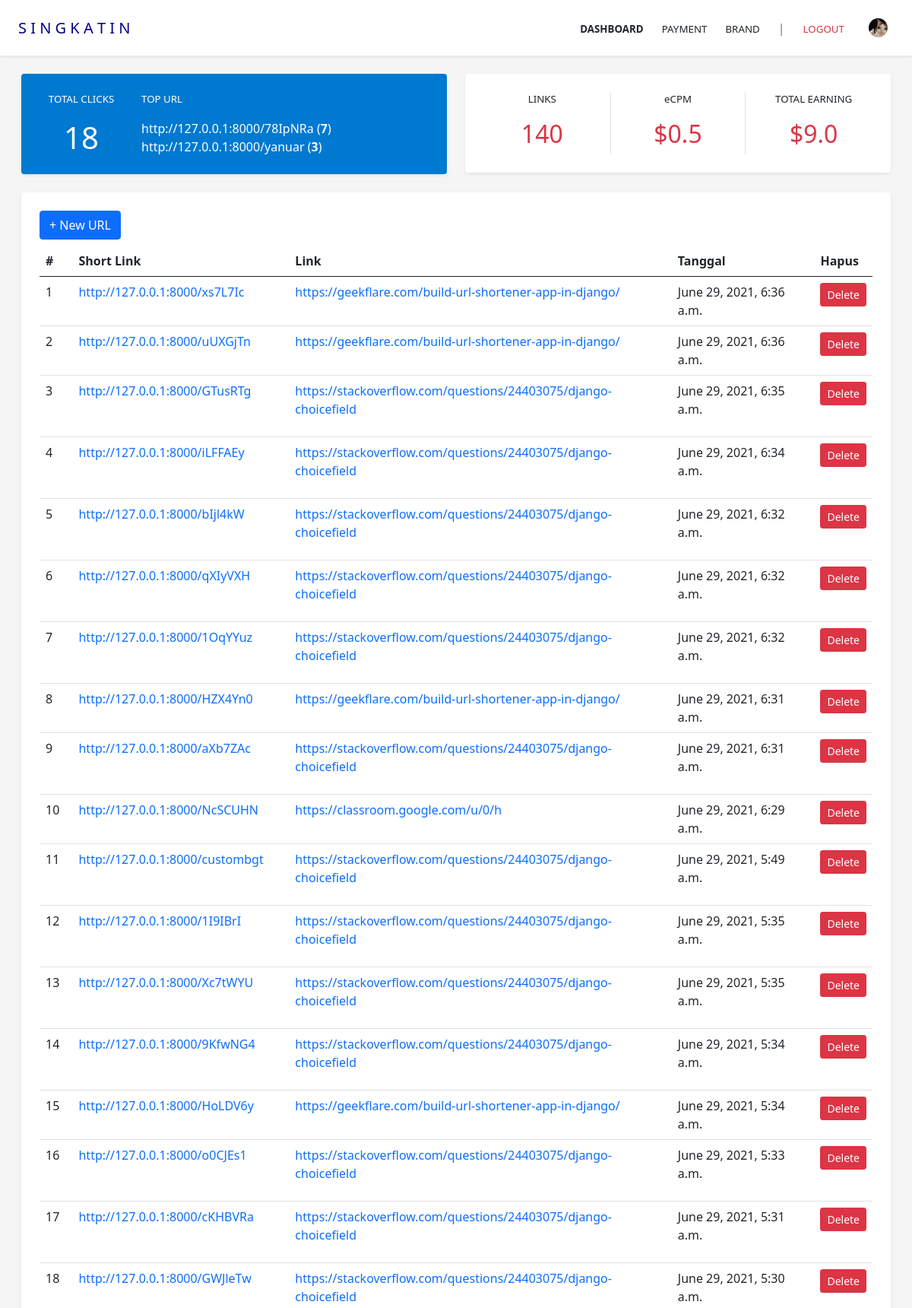
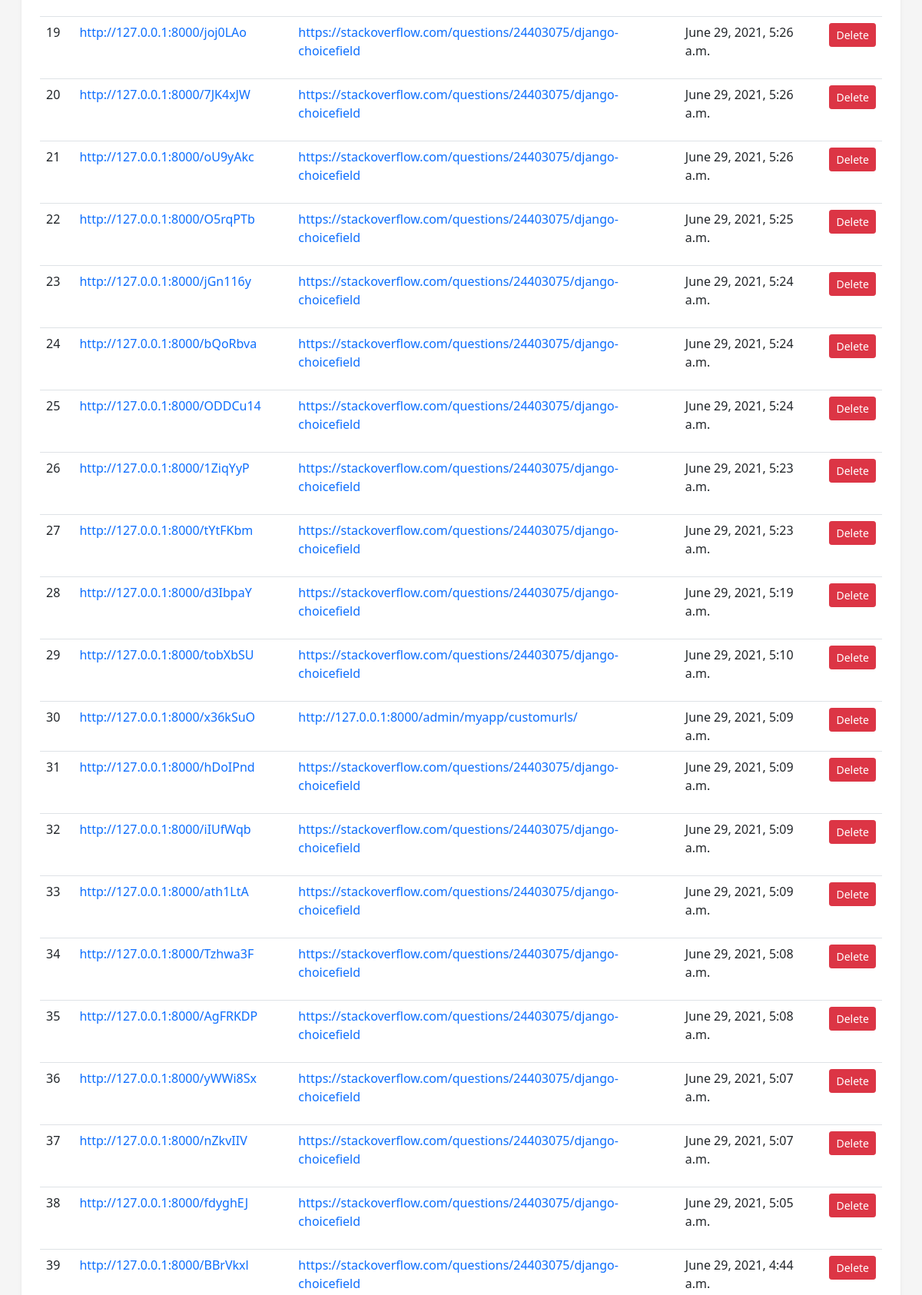
/profile/ (signed in, upper part), run on the app's committed database (2 pictures, top to bottom).
### myapp/models.py (models this page shows, shortened)
class Profile(models.Model):
    user        = models.OneToOneField(User, on_delete=models.CASCADE, related_name='profile')
    image       = models.ImageField(default='images/default.jpg/', upload_to='images/upload/')
    deskripsi   = models.TextField(null=True, blank=True, help_text='Deskripsi singkat Profile anda**')
    slug        = models.CharField(max_length=100, blank=True, null=True)
    buat        = models.DateTimeField(auto_now_add=True, blank=True, null=True)
    class Meta:
        verbose_name_plural = 'Data-User'

class CustomURLs(models.Model):
    user        = models.ForeignKey(User, on_delete=models.CASCADE, null=True, blank=True, related_name='custom')
    buat        = models.DateTimeField(auto_now_add=True)
    foll        = models.PositiveIntegerField(default=0)
    long_url    = models.URLField(blank=True, null=True)
    short_url   = models.CharField(max_length=100, unique=True, blank=True, null=True)
    url         = models.CharField(max_length=100, unique=True, blank=True)
    slug        = models.CharField(max_length=100, blank=True, null=True)
    class Meta :
        verbose_name_plural = 'Data-Custom URL'

### myapp/views.py (the view)
# urls.py: path('profile/', profile, name='profile-page'),
@login_required
def profile(request):
    csform  = CustomForm()
    posts   = CustomURLs.objects.filter(user=request.user)
    count   = posts.count()
    top     = posts.order_by('-foll')[:2]
    cus     = sum(posts.values_list('foll', flat=True))
    total   = cus*0.5
    custom  = posts.order_by('-id')
    context = {
        'posts': posts,
        'count': count,
        'form': csform,
        'cus': cus,
        'total': total,
        'custom': custom,
        'top': top
    }
    return render(request, 'profile/profile.html', context)

### templates/profile/profile.html (shortened to what this page needs)
{% extends '../base.html' %}
{% load static %}
{% load crispy_forms_tags %}
{% block url %}
<li class="nav-item m-auto"><a href="{% url 'profile-page' %}" class="sml text-decoration-none fw-bold text-dark">DASHBOARD</a></li>
<li class="nav-item m-auto"><a href="{% url 'payment-page' %}" class="sml text-decoration-none text-dark">PAYMENT</a></li>
<li class="nav-item m-auto"><a href="{% url 'brand-page' %}" class="sml text-decoration-none text-dark">BRAND</a></li>
<li class="nav-item m-auto text-muted fw-light">|</li>
<li class="nav-item m-auto"><a href="{% url 'logout-page' %}" class="sml text-decoration-none text-danger">LOGOUT</a></li>
<li class="nav-item m-auto">
    <a class="nav-link active hvr" href="{% url 'edit_profile-page' %}" type="button">
        <img src="{{ user.profile.image.url }}" class="profile-small" alt="" >
    </a>
</li>
{% endblock %}
{% block content %}
<div class="container-fluid">
    <div class="row">
        <div class="col-lg-12">
            <div class="row py-4 mx-1">
                <div class="col-lg-6" id="dashboard">
                    <div class="rounded shadow-sm p-4" style="background-color: #0079D0;">
                        <div class="row">
                            <div class="col-lg-3">
                                <p class="sml text-white text-center">
                                    TOTAL CLICKS
                                </p>
                                <h1 class="fw-normal text-center m-0">
                                    <span class="text-white" id="append">
                                        {{ cus }}
                                    </span>
                                </h1>
                            </div>
                            <div class="col-lg-9 ">
                                <p class="sml text-white text-left">
                                    TOP URL
                                </p>
                                {% for i in top %}
                                <p class="fw-normal text-left m-0 text-white">
                                    {{i.url}} (<b>{{ i.foll }}</b>)
                                </p>
                                {% endfor %}
                            </div>
                        </div>
                    </div>
                </div>
                <div class="col-lg-6">
                    <div class="bg-white rounded shadow-sm p-4">
                        <div class="row">
                            <div class="col-lg-4 text-center">
                                <p class="sml">
                                    LINKS
                                </p>
                                <h2 class="fw-light">
                                    <span class="dark-blue text-danger">
                                        {{ count }}
                                    </span>
                                </h2>
                            </div>
                            <div class="col-lg-4 text-center border-start border-end">
                                <p class="sml">
                                    eCPM
                                </p>
                                <h2 class="fw-light">
                                    <span class="dark-blue text-danger">
                                        $0.5
                                    </span>
                                </h2>
                            </div>
                            <div class="col-lg-4 text-center">
                                <p class="sml">
                                    TOTAL EARNING
                                </p>
                                <h2 class="fw-light">
                                    <span class="dark-blue text-danger">
                                        ${{ total }}
                                    </span>
                                </h2>
                            </div>
                        </div>
                    </div>
                </div>
                <div class="col-lg-12 my-4">
                    <div class="bg-white rounded shadow-sm p-4">
                        <button type="button" class="btn btn-primary js-create-url mb-2" data-bs-toggle="modal" data-bs-target="#modal-url"  >
                            + New URL
                        </button>
                        <table class="table " id="url-table">
                            <thead>
                            <tr>
                                <th>#</th>
                                <th>Short Link</th>
                                <th>Link</th>
                                <th>Tanggal</th>
                                <th>Hapus</th>
                            </tr>
                            </thead>
                            <tbody>
                            {% for c in custom %}
                            <tr id="target">
                                <td>{{ forloop.counter }}</td>
                                <td><a href="{{ c.url }}" class="text-decoration-none" data-bs-toggle="tooltip" title="{{ c.long_url }}"><p>{{ c.url}}</p></a></td>
                                <td><a href="{{ c.long_url }}" class="text-decoration-none" data-bs-toggle="tooltip" title="{{ c.long_url }}"><p>{{ c.long_url}}</p></a></td>
                                <td>{{ c.buat }}</td>
                                <td><button type="button" class="btn btn-danger btn-sm js-delete-url text-white" data-bs-toggle="modal" data-bs-target="#delete-url-{{ c.id }}">Delete</button></td>
                            </tr>
                            {% empty %}
                            <tr>
                                <td colspan="7" class="text-center bg-warning">No url</td>
                            </tr>
                            {% endfor %}
                            </tbody>
                        </table>
                    </div>
                </div>
            </div>
        </div>
    </div>
</div>
{% endblock %}

### templates/base.html (shortened to what this page needs)
{% load static %}
{% load crispy_forms_tags %}
<!DOCTYPE html>
<html lang="en">
<head>
    <link href="https://cdn.jsdelivr.net/npm/bootstrap@5.0.0-beta2/dist/css/bootstrap.min.css" rel="stylesheet">
</head>
<body>
<nav class="navbar navbar-expand-lg navbar-white bg-white shadow-sm">
    <div class="container-fluid py-2 px-4 ">
        <a class="navbar-brand" href="{% url 'home-page' %}" style="color: darkblue;">S I N G K A T I N</a>
        <ul class="navbar-nav mb-2 mb-lg-0 gap-4">
            {% block url%}
            {% endblock %}
        </ul>
    </div>
</nav>
{%block content %}
{% endblock %}
</body>
</html>

### templates/base.html (style rules this page uses)
body { background-color: whitesmoke; }
.profile-small { border-radius: 50%; width: 25px; height: 25px; object-fit: cover; opacity: 1; display: block; transition: .5s ease; backface-visibility: hidden; }
.sml { font-size: smaller; }

### data on the page
CustomURLs: url "http://127.0.0.1:8000/78IpNRa", foll "7"
CustomURLs: url "http://127.0.0.1:8000/yanuar", foll "3"
CustomURLs: url "http://127.0.0.1:8000/xs7L7Ic", long_url "https://geekflare.com/build-url-shortener-app-in-django/", buat "June 29, 2021, 6:36 a.m."
CustomURLs: url "http://127.0.0.1:8000/uUXGjTn", long_url "https://geekflare.com/build-url-shortener-app-in-django/", buat "June 29, 2021, 6:36 a.m."
CustomURLs: url "http://127.0.0.1:8000/GTusRTg", long_url "https://stackoverflow.com/questions/24403075/django-choicefield", buat "June 29, 2021, 6:35 a.m."
CustomURLs: url "http://127.0.0.1:8000/iLFFAEy", long_url "https://stackoverflow.com/questions/24403075/django-choicefield", buat "June 29, 2021, 6:34 a.m."
CustomURLs: url "http://127.0.0.1:8000/bIjl4kW", long_url "https://stackoverflow.com/questions/24403075/django-choicefield", buat "June 29, 2021, 6:32 a.m."
CustomURLs: url "http://127.0.0.1:8000/qXIyVXH", long_url "https://stackoverflow.com/questions/24403075/django-choicefield", buat "June 29, 2021, 6:32 a.m."
CustomURLs: url "http://127.0.0.1:8000/1OqYYuz", long_url "https://stackoverflow.com/questions/24403075/django-choicefield", buat "June 29, 2021, 6:32 a.m."
CustomURLs: url "http://127.0.0.1:8000/HZX4Yn0", long_url "https://geekflare.com/build-url-shortener-app-in-django/", buat "June 29, 2021, 6:31 a.m."
CustomURLs: url "http://127.0.0.1:8000/aXb7ZAc", long_url "https://stackoverflow.com/questions/24403075/django-choicefield", buat "June 29, 2021, 6:31 a.m."
CustomURLs: url "http://127.0.0.1:8000/NcSCUHN", long_url "https://classroom.google.com/u/0/h", buat "June 29, 2021, 6:29 a.m."
CustomURLs: url "http://127.0.0.1:8000/custombgt", long_url "https://stackoverflow.com/questions/24403075/django-choicefield", buat "June 29, 2021, 5:49 a.m."
CustomURLs: url "http://127.0.0.1:8000/1I9IBrI", long_url "https://stackoverflow.com/questions/24403075/django-choicefield", buat "June 29, 2021, 5:35 a.m."
CustomURLs: url "http://127.0.0.1:8000/Xc7tWYU", long_url "https://stackoverflow.com/questions/24403075/django-choicefield", buat "June 29, 2021, 5:35 a.m."
CustomURLs: url "http://127.0.0.1:8000/9KfwNG4", long_url "https://stackoverflow.com/questions/24403075/django-choicefield", buat "June 29, 2021, 5:34 a.m."
CustomURLs: url "http://127.0.0.1:8000/HoLDV6y", long_url "https://geekflare.com/build-url-shortener-app-in-django/", buat "June 29, 2021, 5:34 a.m."
CustomURLs: url "http://127.0.0.1:8000/o0CJEs1", long_url "https://stackoverflow.com/questions/24403075/django-choicefield", buat "June 29, 2021, 5:33 a.m."
CustomURLs: url "http://127.0.0.1:8000/cKHBVRa", long_url "https://stackoverflow.com/questions/24403075/django-choicefield", buat "June 29, 2021, 5:31 a.m."
CustomURLs: url "http://127.0.0.1:8000/GWJleTw", long_url "https://stackoverflow.com/questions/24403075/django-choicefield", buat "June 29, 2021, 5:30 a.m."
CustomURLs: url "http://127.0.0.1:8000/joj0LAo", long_url "https://stackoverflow.com/questions/24403075/django-choicefield", buat "June 29, 2021, 5:26 a.m."
CustomURLs: url "http://127.0.0.1:8000/7JK4xJW", long_url "https://stackoverflow.com/questions/24403075/django-choicefield", buat "June 29, 2021, 5:26 a.m."
CustomURLs: url "http://127.0.0.1:8000/oU9yAkc", long_url "https://stackoverflow.com/questions/24403075/django-choicefield", buat "June 29, 2021, 5:26 a.m."
CustomURLs: url "http://127.0.0.1:8000/O5rqPTb", long_url "https://stackoverflow.com/questions/24403075/django-choicefield", buat "June 29, 2021, 5:25 a.m."
CustomURLs: url "http://127.0.0.1:8000/jGn116y", long_url "https://stackoverflow.com/questions/24403075/django-choicefield", buat "June 29, 2021, 5:24 a.m."
CustomURLs: url "http://127.0.0.1:8000/bQoRbva", long_url "https://stackoverflow.com/questions/24403075/django-choicefield", buat "June 29, 2021, 5:24 a.m."
CustomURLs: url "http://127.0.0.1:8000/ODDCu14", long_url "https://stackoverflow.com/questions/24403075/django-choicefield", buat "June 29, 2021, 5:24 a.m."
CustomURLs: url "http://127.0.0.1:8000/1ZiqYyP", long_url "https://stackoverflow.com/questions/24403075/django-choicefield", buat "June 29, 2021, 5:23 a.m."
CustomURLs: url "http://127.0.0.1:8000/tYtFKbm", long_url "https://stackoverflow.com/questions/24403075/django-choicefield", buat "June 29, 2021, 5:23 a.m."
CustomURLs: url "http://127.0.0.1:8000/d3IbpaY", long_url "https://stackoverflow.com/questions/24403075/django-choicefield", buat "June 29, 2021, 5:19 a.m."
CustomURLs: url "http://127.0.0.1:8000/tobXbSU", long_url "https://stackoverflow.com/questions/24403075/django-choicefield", buat "June 29, 2021, 5:10 a.m."
CustomURLs: url "http://127.0.0.1:8000/x36kSuO", long_url "http://127.0.0.1:8000/admin/myapp/customurls/", buat "June 29, 2021, 5:09 a.m."
CustomURLs: url "http://127.0.0.1:8000/hDoIPnd", long_url "https://stackoverflow.com/questions/24403075/django-choicefield", buat "June 29, 2021, 5:09 a.m."
CustomURLs: url "http://127.0.0.1:8000/iIUfWqb", long_url "https://stackoverflow.com/questions/24403075/django-choicefield", buat "June 29, 2021, 5:09 a.m."
CustomURLs: url "http://127.0.0.1:8000/ath1LtA", long_url "https://stackoverflow.com/questions/24403075/django-choicefield", buat "June 29, 2021, 5:09 a.m."
CustomURLs: url "http://127.0.0.1:8000/Tzhwa3F", long_url "https://stackoverflow.com/questions/24403075/django-choicefield", buat "June 29, 2021, 5:08 a.m."
CustomURLs: url "http://127.0.0.1:8000/AgFRKDP", long_url "https://stackoverflow.com/questions/24403075/django-choicefield", buat "June 29, 2021, 5:08 a.m."
CustomURLs: url "http://127.0.0.1:8000/yWWi8Sx", long_url "https://stackoverflow.com/questions/24403075/django-choicefield", buat "June 29, 2021, 5:07 a.m."
CustomURLs: url "http://127.0.0.1:8000/nZkvIIV", long_url "https://stackoverflow.com/questions/24403075/django-choicefield", buat "June 29, 2021, 5:07 a.m."
CustomURLs: url "http://127.0.0.1:8000/fdyghEJ", long_url "https://stackoverflow.com/questions/24403075/django-choicefield", buat "June 29, 2021, 5:05 a.m."
CustomURLs: url "http://127.0.0.1:8000/BBrVkxl", long_url "https://stackoverflow.com/questions/24403075/django-choicefield", buat "June 29, 2021, 4:44 a.m."

### other printed values
{{ cus }} "18"
{{ count }} "140"
{{ total }} "9.0"
